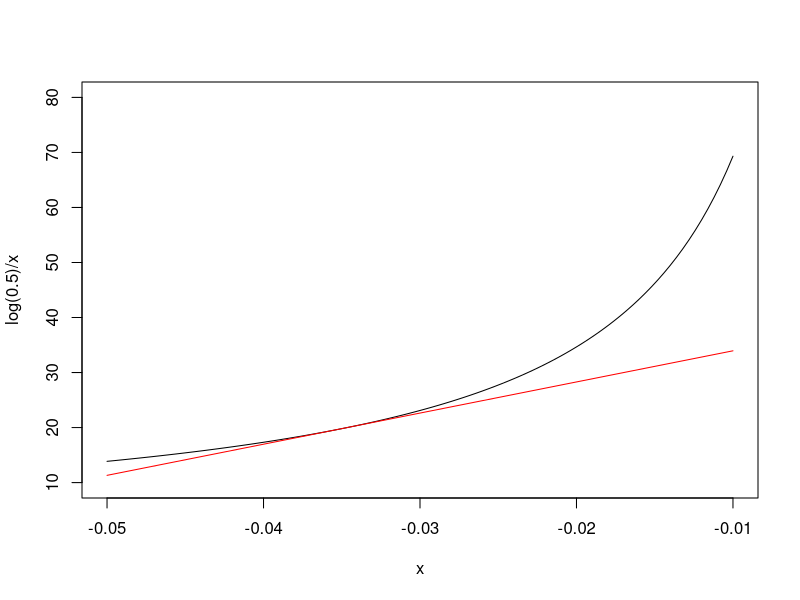

Generate this figure with R:
## ---- chunk 1
#Put at the beginning
knitr::opts_chunk$set(echo = TRUE)
knitr::knit_hooks$set(document = function(x){ 
  gsub("```\n*```r*\n*", "", x) 
})
## ---- chunk 2
Thalf <- log(0.5)/-0.035
Thalf
## ---- chunk 3
curve(log(0.5)/x, from=-0.05, to = -0.01, ylim=c(10,80))
curve(log(0.5)/-0.035 -(log(0.5)/((-0.035)^2)) * (x + 0.035), add=T, col="red")
## ---- chunk 4
D(expression(log(0.5)/X), "X")
## ---- chunk 5
X <- -0.035
m <- eval( D(expression(log(0.5)/X), "X") )
m
## ---- chunk 6
39.60841 + 565.8344 * -0.035
## ---- chunk 7
sqrt( m^2 * (0.00195 ^ 2) )
## ---- chunk 8
D(expression(exp(X)), "X")
## ---- chunk 9
X <- 5
m <- eval( D(expression(exp(X)), "X") )
m
## ---- chunk 10
sigma <- 0.84
sqrt( m^2 * sigma^2 )
## ---- chunk 11
X <- 3.1; W = 3.4
X * W
## ---- chunk 12
mX <- eval( D(expression(X*W), "X") )
mW <- eval( D(expression(X*W), "W") )
## ---- chunk 13
sigmaX <- 0.8; sigmaW <- 0.31; sigmaXW <- 0.55
sqrt( (mX^2) * sigmaX^2 + (mW^2) * sigmaW^2 + 2 * X * W * sigmaXW )
## ---- chunk 14
der <- matrix(c(mX, mW), 1, 2)
sigma <- matrix(c(sigmaX^2, sigmaXW, sigmaXW, sigmaW^2), 2, 2, byrow = T)
sqrt( der %*% sigma %*% t(der) )
## ---- chunk 15
obj <- c("k" = -0.035)
sigma <- matrix(c(0.00195^2), 1, 1)

library(car)
deltaMethod(object = obj, g="log(0.5)/k", vcov = sigma)
## ---- chunk 16
obj <- c("X1" = 5)
sigma <- matrix(c(0.84^2), 1, 1)
deltaMethod(object = obj, g="exp(X1)", vcov = sigma)
## ---- chunk 17
obj <- c("X" = 3.1, "W" = 3.4)
sigma <- matrix(c(0.8^2, 0.55, 0.55, 0.31^2), 2, 2, byrow = T)
deltaMethod(object = obj, g="X * W", vcov = sigma)
